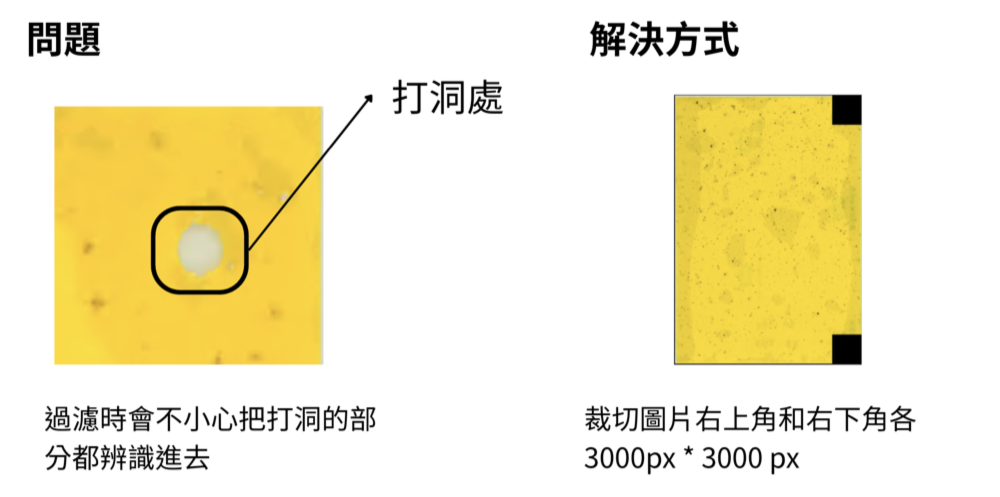
#> input picture 投稿格式/preprocess_border.png, 2000 x 994 px, given as the content of the folder test, which was not available (shown at 1/2 size)
$ python analyze_color.py
#> lines starting #> are read from the running program, lines starting #| are printed output that depends on the picture; pictures that were not available may be replaced by others from this repository, and a replacement may not be noted
"""
analyze_color.py — 從 tiles 隨機抽樣，分析主要顏色分布

用法：
  python analyze_color.py                          # 預設從 tiles_output 抽 200 張
  python analyze_color.py --input tiles_output     # 指定資料夾
  python analyze_color.py --sample 500             # 抽更多樣本
  python analyze_color.py --output color_report    # 指定輸出資料夾

輸出：
  color_report/
  ├── hsv_distribution.png   ← H/S/V 三個頻道的分布圖
  ├── top_colors.png         ← 前 20 個最常見顏色的色塊
  └── summary.txt            ← 建議的黃色 HSV 範圍
"""

import argparse
import logging
import random
from collections import Counter
from pathlib import Path

import numpy as np
from PIL import Image
import matplotlib
matplotlib.use("Agg")
import matplotlib.pyplot as plt
import matplotlib.patches as mpatches

logging.basicConfig(
    level=logging.INFO,
    format="%(asctime)s [%(levelname)s] %(message)s",
    datefmt="%H:%M:%S",
)
log = logging.getLogger(__name__)

SUPPORTED_EXT = {".jpg", ".jpeg", ".png", ".bmp"}


def collect_tiles(input_dir: Path, sample_n: int) -> list:
    """遞迴收集所有 tile 路徑，並隨機抽樣。"""
    all_tiles = sorted(
        p for p in input_dir.rglob("*")
        if p.is_file() and p.suffix.lower() in SUPPORTED_EXT
    )
    if not all_tiles:
        raise FileNotFoundError(f"在 '{input_dir}' 找不到任何圖片")

    if len(all_tiles) <= sample_n:
        log.info("圖片總數 %d 張，全部使用", len(all_tiles))
        return all_tiles

    sampled = random.sample(all_tiles, sample_n)
    log.info("圖片總數 %d 張，隨機抽樣 %d 張", len(all_tiles), sample_n)
    return sampled


def extract_hsv_pixels(tiles: list, max_pixels_per_tile: int = 50) -> np.ndarray:
    """從每張 tile 隨機取樣像素，回傳 HSV 陣列 (N, 3)。"""
#> called with max_pixels_per_tile = 50
    all_pixels = []
    for path in tiles:
        try:
            with Image.open(path) as img:
#> img is the input picture: PIL image 2000x994 RGBA; mean R, G, B, A 243.3, 235.7, 204.1, 255
                hsv = np.array(img.convert("HSV"), dtype=np.uint8)
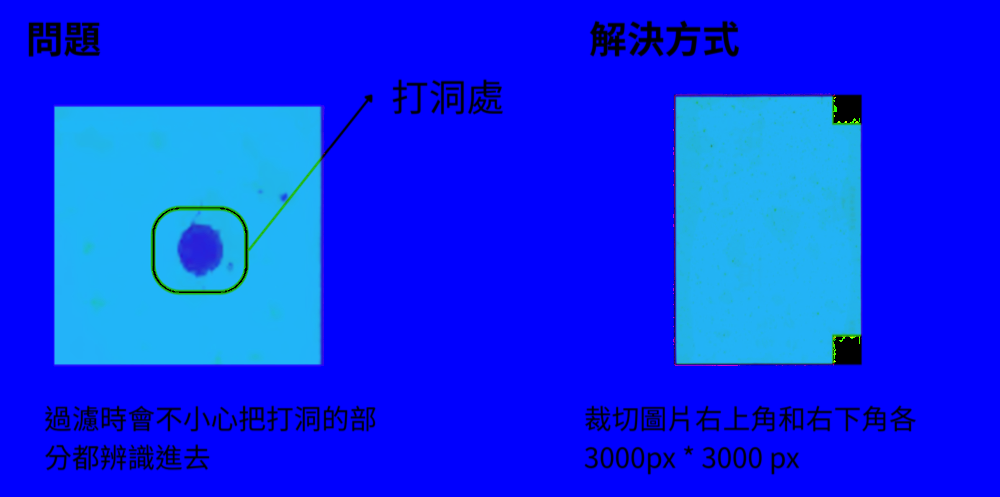
#> hsv: shape (994, 2000, 3) (shown at 1/2 size); mean R, G, B 8.3, 41.8, 243.3
                flat = hsv.reshape(-1, 3)
                if len(flat) > max_pixels_per_tile:
                    idx = np.random.choice(len(flat), max_pixels_per_tile, replace=False)
#> idx = 50 values, max 1961361 at index 31, min 10588 at index 2, mean 1110097.2
                    flat = flat[idx]
#> flat = 50 rows, first 8: [0, 0, 255], [0, 0, 255], [0, 0, 255], [0, 0, 255], [0, 0, 255], [39, 35, 218], [0, 0, 255], [33, 181, 248]
                all_pixels.append(flat)
        except Exception as e:
            log.warning("略過 %s：%s", path.name, e)

    return np.vstack(all_pixels)


def suggest_yellow_range(h_values: np.ndarray) -> dict:
    """
    依 H 頻道分布，自動推算黃色範圍。
    PIL HSV 的 H 是 0–255，對應色相：
      0   = 紅
      32  = 橘黃
      43  = 黃
      85  = 綠
      128 = 青
      170 = 藍
      213 = 紫
      255 = 紅（循環）
    黃色大約在 H=20~55（涵蓋橘黃到亮黃）
    """
    # 統計 H=15~60 的像素比例
    yellow_mask = (h_values >= 15) & (h_values <= 60)
    ratio = yellow_mask.sum() / len(h_values)

    if ratio > 0.3:
        # 找黃色區間的峰值
        yellow_h = h_values[yellow_mask]
        peak = int(np.median(yellow_h))
        h_min = max(10, peak - 15)
        h_max = min(65, peak + 15)
        confidence = "高"
    else:
        h_min, h_max = 20, 55
        confidence = "低（黃色像素不多，建議手動確認）"

    return {
        "h_min": h_min,
        "h_max": h_max,
        "yellow_pixel_ratio": ratio,
        "confidence": confidence,
    }


def plot_hsv_distribution(pixels: np.ndarray, output_path: Path) -> None:
    """繪製 H / S / V 三個頻道的分布長條圖。"""
    fig, axes = plt.subplots(1, 3, figsize=(15, 4))
    fig.suptitle("HSV Color Distribution of Sampled Tiles", fontsize=14, fontweight="bold")

    channels = [
        (pixels[:, 0], "Hue (色相)", "hue"),
        (pixels[:, 1], "Saturation (飽和度)", "saturation"),
        (pixels[:, 2], "Value (亮度)", "value"),
    ]

    hue_colors = []
    for i in range(256):
        # 把 HSV H=i 轉成 RGB 顏色給 matplotlib
        from PIL import Image as PILImage
        px = PILImage.new("HSV", (1, 1), (i, 200, 220))
        r, g, b = px.convert("RGB").getpixel((0, 0))
        hue_colors.append((r/255, g/255, b/255))

    for ax, (data, title, kind) in zip(axes, channels):
        counts, edges = np.histogram(data, bins=64, range=(0, 255))
        centers = (edges[:-1] + edges[1:]) / 2

        if kind == "hue":
            bar_colors = [hue_colors[min(int(c), 255)] for c in centers]
            ax.bar(centers, counts, width=4, color=bar_colors, edgecolor="none")
            # 標記黃色區間
            ax.axvspan(20, 55, alpha=0.2, color="yellow", label="黃色區間 (H=20~55)")
            ax.legend(fontsize=8)
        else:
            ax.bar(centers, counts, width=4, color="steelblue", edgecolor="none")

        ax.set_title(title)
        ax.set_xlabel("值 (0–255)")
        ax.set_ylabel("像素數")
        ax.set_xlim(0, 255)

    plt.tight_layout()
    plt.savefig(output_path, dpi=120, bbox_inches="tight")
    plt.close()
    log.info("✓ HSV 分布圖 → %s", output_path)


def plot_top_colors(pixels: np.ndarray, output_path: Path, top_n: int = 20) -> None:
    """把最常見的顏色量化後，畫成色塊圖。"""
    # 把 H 量化到 32 個桶、S/V 量化到 4 個桶，降維統計
    h_q = (pixels[:, 0] // 8).astype(int)   # 0~31
    s_q = (pixels[:, 1] // 64).astype(int)  # 0~3
    v_q = (pixels[:, 2] // 64).astype(int)  # 0~3

    keys = list(zip(h_q, s_q, v_q))
    counter = Counter(keys)
    top = counter.most_common(top_n)

    fig, ax = plt.subplots(figsize=(14, 3))
    ax.set_title(f"Top {top_n} Most Common Color Groups", fontsize=13, fontweight="bold")
    ax.set_xlim(0, top_n)
    ax.set_ylim(0, 1)
    ax.axis("off")

    for i, ((hq, sq, vq), cnt) in enumerate(top):
        h = int(hq * 8 + 4)
        s = int(sq * 64 + 32)
        v = int(vq * 64 + 32)
        from PIL import Image as PILImage
        px = PILImage.new("HSV", (1, 1), (h, s, v))
        r, g, b = px.convert("RGB").getpixel((0, 0))
        color = (r/255, g/255, b/255)
        rect = mpatches.FancyBboxPatch(
            (i + 0.05, 0.2), 0.85, 0.6,
            boxstyle="round,pad=0.02",
            facecolor=color, edgecolor="gray", linewidth=0.5
        )
        ax.add_patch(rect)
        ax.text(i + 0.5, 0.12, f"H={h}", ha="center", fontsize=6, color="gray")
        pct = 100 * cnt / len(keys)
        ax.text(i + 0.5, 0.88, f"{pct:.1f}%", ha="center", fontsize=6, color="black")

    plt.tight_layout()
    plt.savefig(output_path, dpi=120, bbox_inches="tight")
    plt.close()
    log.info("✓ 主要顏色圖 → %s", output_path)


def write_summary(result: dict, output_path: Path, pixels: np.ndarray) -> None:
    """輸出建議的 filter_yellow.py 參數。"""
    total = len(pixels)
    yellow_ratio = result["yellow_pixel_ratio"]

    lines = [
        "=" * 50,
        "顏色分析結果摘要",
        "=" * 50,
        f"分析像素總數：{total:,}",
        f"黃色像素比例：{yellow_ratio:.1%}",
        f"推算信心度  ：{result['confidence']}",
        "",
        "建議的 filter_yellow.py 黃色 HSV 範圍：",
        f"  YELLOW_H_MIN = {result['h_min']}",
        f"  YELLOW_H_MAX = {result['h_max']}",
        f"  YELLOW_S_MIN = 60   （可視情況調整）",
        f"  YELLOW_V_MIN = 80   （可視情況調整）",
        "",
        "建議執行指令：",
        f"  python filter_yellow.py --input tiles_output --threshold 0.6",
        "",
        "若過濾結果不理想：",
        "  - candidate 太少 → --threshold 0.5（寬鬆）",
        "  - candidate 還有很多黃色 → --threshold 0.75（嚴格）",
        "=" * 50,
    ]

    text = "\n".join(lines)
    output_path.write_text(text, encoding="utf-8")
    print("\n" + text)
    log.info("✓ 摘要 → %s", output_path)

    # 同時印出是否需要更新 filter_yellow.py
    if result["h_min"] != 20 or result["h_max"] != 50:
        log.info(
            "💡 提示：推算的黃色範圍 H=%d~%d 與 filter_yellow.py 預設 (20~50) 不同，"
            "建議更新 filter_yellow.py 的 YELLOW_H_MIN / YELLOW_H_MAX",
            result["h_min"], result["h_max"]
        )


def parse_args():
    parser = argparse.ArgumentParser(
        description="分析 tiles 的顏色分布，推算黃色範圍",
        formatter_class=argparse.ArgumentDefaultsHelpFormatter,
    )
    parser.add_argument("-i", "--input",   default="test",  help="tile 資料夾")
    parser.add_argument("-o", "--output",  default="color_report",  help="報告輸出資料夾")
    parser.add_argument("-n", "--sample",  type=int, default=200,   help="隨機抽樣張數")
    parser.add_argument("--seed",          type=int, default=42,    help="隨機種子（可重現）")
    return parser.parse_args()


if __name__ == "__main__":
    args = parse_args()
    random.seed(args.seed)
    np.random.seed(args.seed)

    output_dir = Path(args.output)
    output_dir.mkdir(parents=True, exist_ok=True)

    tiles = collect_tiles(Path(args.input), args.sample)
    log.info("擷取像素中...")
    pixels = extract_hsv_pixels(tiles)
#> pixels has the same summary as flat in extract_hsv_pixels
    log.info("共擷取 %d 個像素樣本", len(pixels))

    log.info("繪製 HSV 分布圖...")
    plot_hsv_distribution(pixels, output_dir / "hsv_distribution.png")
#> the loop in plot_hsv_distribution, `for ax, (data, title, kind) in zip(axes, channels):` made 3 passes
#> (title, kind) on passes 1 to 3: ('Hue (色相)', 'hue'), ('Saturation (飽和度)', 'saturation'), ('Value (亮度)', 'value')
#> in plot_hsv_distribution, `plt.savefig(output_path, dpi=120, bbox_inches="tight")`:
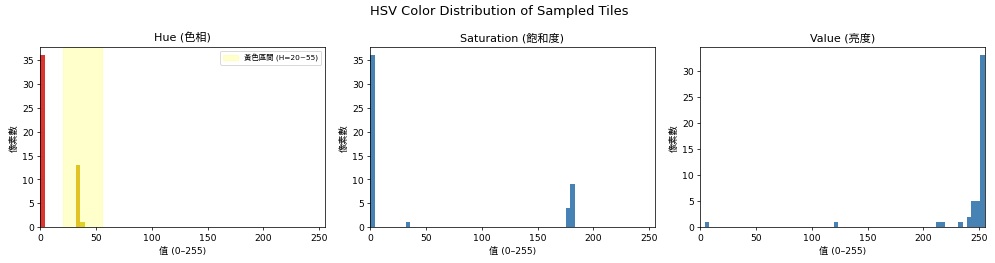
#> figure drawn by matplotlib, 3 panels; panel 1: tallest bar 36 high, from x = -0.00781 to 3.99; panel 2: tallest bar 36 high, from x = -0.00781 to 3.99; panel 3: tallest bar 33 high, from x = 251 to 255

    log.info("繪製主要顏色...")
    plot_top_colors(pixels, output_dir / "top_colors.png")
#> in plot_top_colors, `h_q = (pixels[:, 0] // 8).astype(int)`: h_q = 50 values, max 4 at index 5, min 0 at index 0, mean 1.12
#> in plot_top_colors, `s_q = (pixels[:, 1] // 64).astype(int)`: s_q = 50 values, max 2 at index 7, min 0 at index 0, mean 0.52
#> in plot_top_colors, `v_q = (pixels[:, 2] // 64).astype(int)`: v_q = 50 values, max 3 at index 0, min 0 at index 49, mean 2.9
#> in plot_top_colors, `keys = list(zip(h_q, s_q, v_q))`: keys = 50 items, first 6: (0, 0, 3), (0, 0, 3), (0, 0, 3), (0, 0, 3), (0, 0, 3), (4, 0, 3)
#> in plot_top_colors, `counter = Counter(keys)`: counter = {(0, 0, 3): 34, (4, 0, 3): 1, (4, 2, 3): 13, (0, 0, 1): 1, (0, 0, 0): 1}
#> in plot_top_colors, `top = counter.most_common(top_n)`: top = [((0, 0, 3), 34), ((4, 2, 3), 13), ((4, 0, 3), 1), ((0, 0, 1), 1), ((0, 0, 0), 1)]
#> the loop in plot_top_colors, `for i, ((hq, sq, vq), cnt) in enumerate(top):` made 5 passes
#> (hq, sq, vq, cnt, h, s, v, r) on passes 1 to 5: (0, 0, 3, 34, 4, 32, 224, 224), (4, 2, 3, 13, 36, 160, 224, 224), (4, 0, 3, 1, 36, 32, 224, 224), (0, 0, 1, 1, 4, 32, 96, 96), (0, 0, 0, 1, 4, 32, 32, 32)
#> in plot_top_colors, `plt.savefig(output_path, dpi=120, bbox_inches="tight")`:
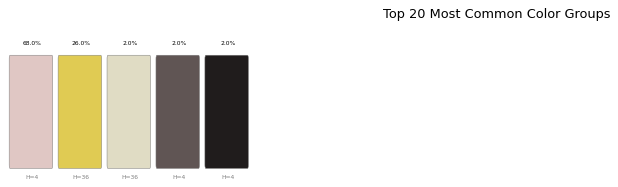
#> figure drawn by matplotlib, 1 panel

    result = suggest_yellow_range(pixels[:, 0])
#> in suggest_yellow_range, `ratio = yellow_mask.sum() / len(h_values)`: ratio = 0.28
#> result = {'h_min': 20, 'h_max': 55, 'yellow_pixel_ratio': 0.28, 'confidence': '低（黃色像素不多，建議手動確認）'}
    write_summary(result, output_dir / "summary.txt", pixels)
#> in write_summary, `total = len(pixels)`: total = 50
#> in write_summary, `yellow_ratio = result["yellow_pixel_ratio"]`: yellow_ratio = 0.28
#> (printed output is left out)

    log.info("✅ 分析完成！請查看 %s/", output_dir)

$ run again, on 投稿格式/preprocess_corners.png
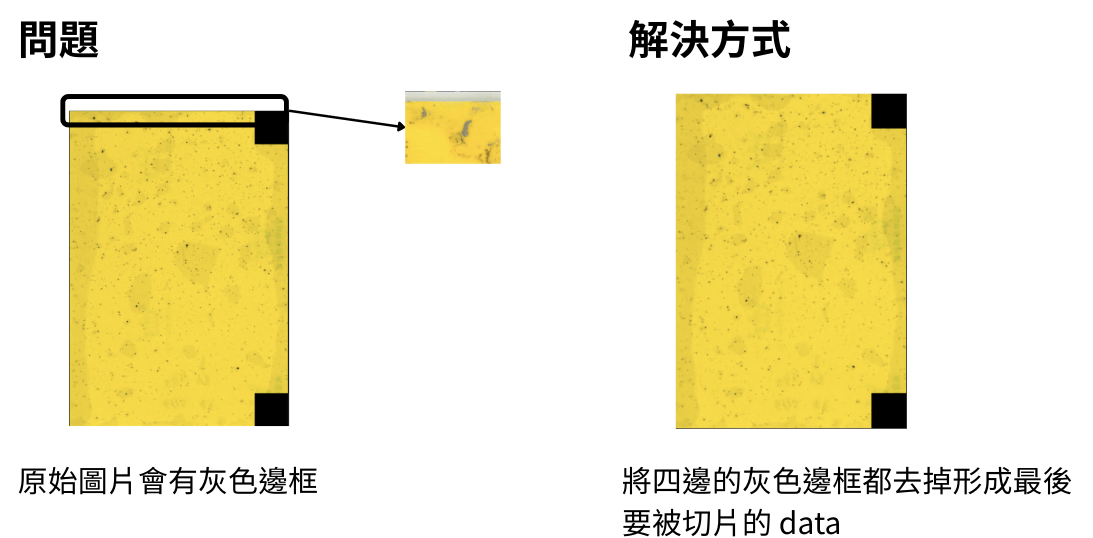
#> input picture 投稿格式/preprocess_corners.png, 2186 x 1076 px, given as the content of the folder test, which was not available (shown at 1/2 size)
#> in extract_hsv_pixels, img is the input picture: PIL image 2186x1076 RGBA; mean R, G, B, A 241.7, 234.8, 200, 255
#> in extract_hsv_pixels, `hsv = np.array(img.convert("HSV"), dtype=np.uint8)`:
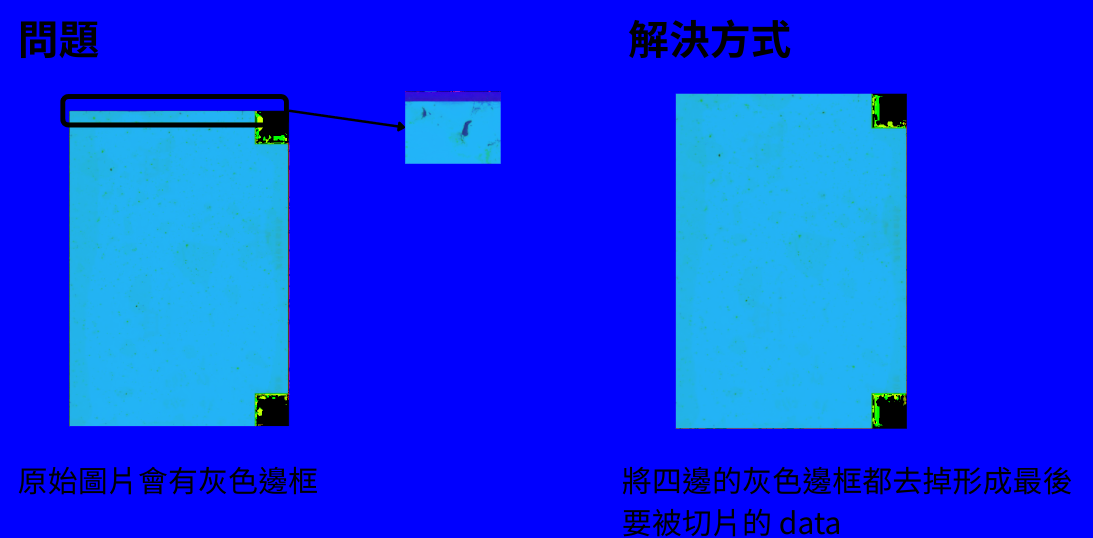
#> hsv: shape (1076, 2186, 3) (shown at 1/2 size); mean R, G, B 9.1, 45, 241.7
#> idx = 50 values, max 2316716 at index 11, min 27058 at index 0, mean 1068690.3
#> flat = 50 rows, first 8: [0, 0, 255], [0, 0, 255], [0, 0, 255], [0, 0, 255], [0, 0, 255], [35, 178, 241], [0, 0, 255], [35, 179, 244]
#> pixels has the same summary as flat in extract_hsv_pixels
#> the loop in plot_hsv_distribution, `for ax, (data, title, kind) in zip(axes, channels):` made 3 passes
#> (title, kind) on passes 1 to 3: ('Hue (色相)', 'hue'), ('Saturation (飽和度)', 'saturation'), ('Value (亮度)', 'value')
#> h_q = 50 values, max 4 at index 5, min 0 at index 0, mean 1.6
#> s_q = 50 values, max 2 at index 5, min 0 at index 0, mean 0.8
#> v_q = 50 values from 3 to 3
#> keys = 50 items, first 6: (0, 0, 3), (0, 0, 3), (0, 0, 3), (0, 0, 3), (0, 0, 3), (4, 2, 3)
#> counter = {(0, 0, 3): 30, (4, 2, 3): 20}
#> top = [((0, 0, 3), 30), ((4, 2, 3), 20)]
#> the loop in plot_top_colors, `for i, ((hq, sq, vq), cnt) in enumerate(top):` made 2 passes
#> (hq, sq, vq, cnt, h, s, v, r) on passes 1 to 2: (0, 0, 3, 30, 4, 32, 224, 224), (4, 2, 3, 20, 36, 160, 224, 224)
#> in plot_top_colors, `plt.savefig(output_path, dpi=120, bbox_inches="tight")`:
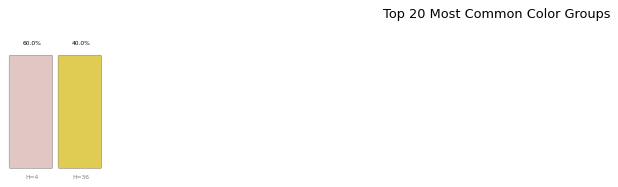
#> figure drawn by matplotlib, 1 panel
#> ratio = 0.4
#> yellow_h = 20 values, max 37 at index 6, min 33 at index 16, mean 35
#> peak = 35
#> h_min = 20
#> h_max = 50
#> result = {'h_min': 20, 'h_max': 50, 'yellow_pixel_ratio': 0.4, 'confidence': '高'}
#> total = 50
#> yellow_ratio = 0.4
#> (printed output is left out)

$ run again, on 投稿格式/subcluster_example.png
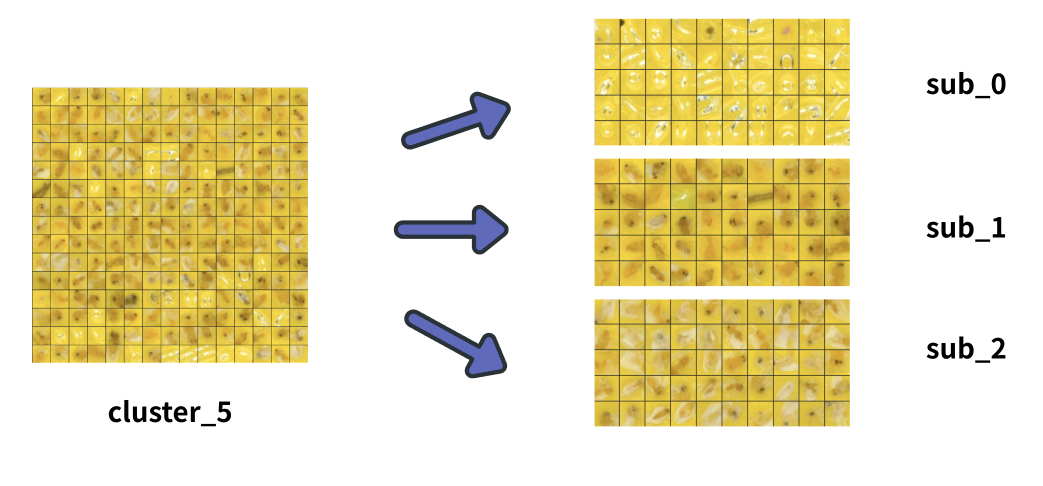
#> input picture 投稿格式/subcluster_example.png, 2086 x 972 px, given as the content of the folder test, which was not available (shown at 1/2 size)
#> in extract_hsv_pixels, img is the input picture: PIL image 2086x972 RGBA; mean R, G, B, A 236.2, 226.8, 190, 255
#> in extract_hsv_pixels, `hsv = np.array(img.convert("HSV"), dtype=np.uint8)`:
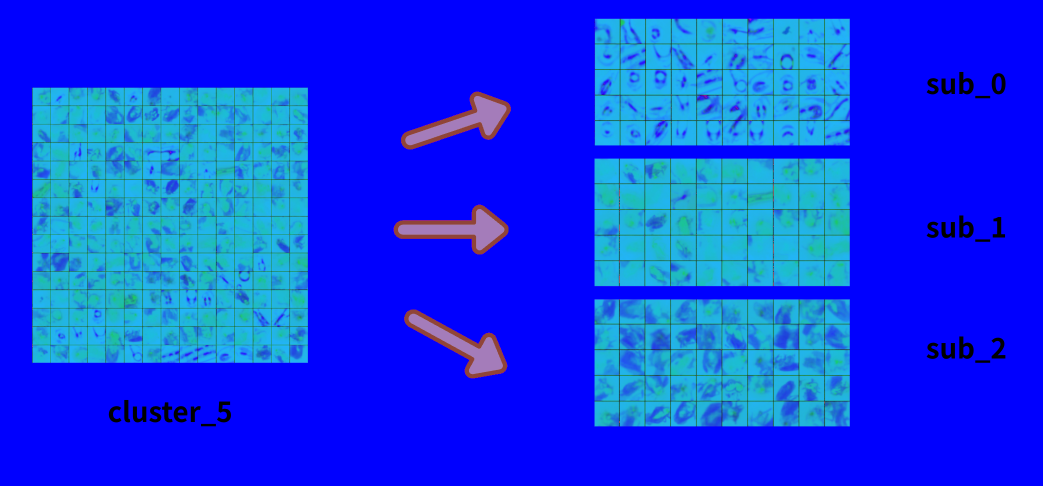
#> hsv: shape (972, 2086, 3) (shown at 1/2 size); mean R, G, B 13.9, 57.4, 237.1
#> idx = 50 values, max 1989588 at index 41, min 856 at index 13, mean 928619.3
#> flat = 50 rows, first 8: [0, 0, 255], [0, 0, 255], [0, 0, 255], [0, 0, 255], [30, 187, 200], [35, 162, 124], [0, 0, 255], [35, 153, 123]
#> pixels has the same summary as flat in extract_hsv_pixels
#> the loop in plot_hsv_distribution, `for ax, (data, title, kind) in zip(axes, channels):` made 3 passes
#> (title, kind) on passes 1 to 3: ('Hue (色相)', 'hue'), ('Saturation (飽和度)', 'saturation'), ('Value (亮度)', 'value')
#> h_q = 50 values, max 20 at index 11, min 0 at index 0, mean 2.5
#> s_q = 50 values, max 2 at index 4, min 0 at index 0, mean 0.68
#> v_q = 50 values, max 3 at index 0, min 0 at index 25, mean 2.76
#> keys = 50 items, first 6: (0, 0, 3), (0, 0, 3), (0, 0, 3), (0, 0, 3), (3, 2, 3), (4, 2, 1)
#> counter = 9 items
#> top = [((0, 0, 3), 30), ((4, 2, 3), 10), ((4, 2, 1), 2), ((20, 1, 2), 2), ((4, 1, 3), 2), ((3, 2, 3), 1), ((4, 1, 1), 1), ((18, 1, 0), 1), ((4, 2, 2), 1)]
#> the loop in plot_top_colors, `for i, ((hq, sq, vq), cnt) in enumerate(top):` made 9 passes
#> (hq, sq, vq, cnt, h, s, v, r) on passes 1 to 8: (0, 0, 3, 30, 4, 32, 224, 224), (4, 2, 3, 10, 36, 160, 224, 224), (4, 2, 1, 2, 36, 160, 96, 96), (20, 1, 2, 2, 164, 96, 160, 100), (4, 1, 3, 2, 36, 96, 224, 224), (3, 2, 3, 1, 28, 160, 224, 224), (4, 1, 1, 1, 36, 96, 96, 96), (18, 1, 0, 1, 148, 96, 32, 20)
#> in plot_top_colors, `plt.savefig(output_path, dpi=120, bbox_inches="tight")`:
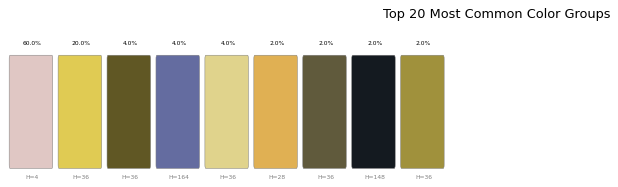
#> figure drawn by matplotlib, 1 panel
#> ratio = 0.34
#> yellow_h = 17 values, max 35 at index 1, min 30 at index 0, mean 33.71
#> peak = 34
#> h_min = 19
#> h_max = 49
#> result = {'h_min': 19, 'h_max': 49, 'yellow_pixel_ratio': 0.34, 'confidence': '高'}
#> total = 50
#> yellow_ratio = 0.34
#> (printed output is left out)
